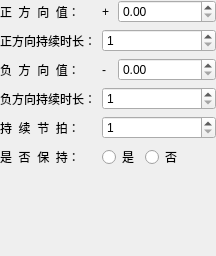
         <widget class="QWidget" name="page_squareWave">
          <layout class="QGridLayout" name="gridLayout_23">
           <property name="leftMargin">
            <number>0</number>
           </property>
           <property name="topMargin">
            <number>0</number>
           </property>
           <property name="rightMargin">
            <number>0</number>
           </property>
           <property name="bottomMargin">
            <number>0</number>
           </property>
           <item row="0" column="0">
            <layout class="QGridLayout" name="gridLayout_24">
             <item row="0" column="2" colspan="4">
              <widget class="QDoubleSpinBox" name="doubleSpinBox_positiveValue">
               <property name="maximum">
                <double>99999.000000000000000</double>
               </property>
              </widget>
             </item>
             <item row="0" column="0">
              <widget class="QLabel" name="label_52">
               <property name="sizePolicy">
                <sizepolicy hsizetype="Maximum" vsizetype="Preferred">
                 <horstretch>0</horstretch>
                 <verstretch>0</verstretch>
                </sizepolicy>
               </property>
               <property name="text">
                <string>正  方  向  值：</string>
               </property>
              </widget>
             </item>
             <item row="1" column="0">
              <widget class="QLabel" name="label_53">
               <property name="text">
                <string>正方向持续时长：</string>
               </property>
              </widget>
             </item>
             <item row="3" column="0">
              <widget class="QLabel" name="label_55">
               <property name="text">
                <string>负方向持续时长：</string>
               </property>
              </widget>
             </item>
             <item row="2" column="0">
              <widget class="QLabel" name="label_54">
               <property name="text">
                <string>负  方  向  值：</string>
               </property>
              </widget>
             </item>
             <item row="4" column="0">
              <widget class="QLabel" name="label_56">
               <property name="text">
                <string>持  续  节  拍：</string>
               </property>
              </widget>
             </item>
             <item row="5" column="5">
              <widget class="QRadioButton" name="radioButton_notKeepSquareWave">
               <property name="sizePolicy">
                <sizepolicy hsizetype="Expanding" vsizetype="Fixed">
                 <horstretch>0</horstretch>
                 <verstretch>0</verstretch>
                </sizepolicy>
               </property>
               <property name="text">
                <string>否</string>
               </property>
              </widget>
             </item>
             <item row="5" column="0">
              <widget class="QLabel" name="label_57">
               <property name="text">
                <string>是  否  保  持：</string>
               </property>
              </widget>
             </item>
             <item row="0" column="1">
              <widget class="QLabel" name="label_2">
               <property name="text">
                <string>+</string>
               </property>
              </widget>
             </item>
             <item row="1" column="1" colspan="5">
              <widget class="QSpinBox" name="spinBox_positiveDuration">
               <property name="minimum">
                <number>1</number>
               </property>
               <property name="maximum">
                <number>99999</number>
               </property>
              </widget>
             </item>
             <item row="2" column="1">
              <widget class="QLabel" name="label">
               <property name="minimumSize">
                <size>
                 <width>10</width>
                 <height>0</height>
                </size>
               </property>
               <property name="maximumSize">
                <size>
                 <width>10</width>
                 <height>16777215</height>
                </size>
               </property>
               <property name="text">
                <string>-</string>
               </property>
              </widget>
             </item>
             <item row="2" column="2" colspan="4">
              <widget class="QDoubleSpinBox" name="doubleSpinBox_negativeValue">
               <property name="maximum">
                <double>99999.000000000000000</double>
               </property>
              </widget>
             </item>
             <item row="3" column="1" colspan="5">
              <widget class="QSpinBox" name="spinBox_negativeDuration">
               <property name="minimum">
                <number>1</number>
               </property>
               <property name="maximum">
                <number>99999</number>
               </property>
              </widget>
             </item>
             <item row="4" column="1" colspan="5">
              <widget class="QSpinBox" name="spinBox_durationSquareWave">
               <property name="minimum">
                <number>1</number>
               </property>
               <property name="maximum">
                <number>99999</number>
               </property>
              </widget>
             </item>
             <item row="5" column="1" colspan="4">
              <widget class="QRadioButton" name="radioButton_keepSquareWave">
               <property name="sizePolicy">
                <sizepolicy hsizetype="Expanding" vsizetype="Fixed">
                 <horstretch>0</horstretch>
                 <verstretch>0</verstretch>
                </sizepolicy>
               </property>
               <property name="text">
                <string>是</string>
               </property>
              </widget>
             </item>
            </layout>
           </item>
           <item row="1" column="0">
            <spacer name="verticalSpacer_23">
             <property name="orientation">
              <enum>Qt::Vertical</enum>
             </property>
             <property name="sizeHint" stdset="0">
              <size>
               <width>20</width>
               <height>87</height>
              </size>
             </property>
            </spacer>
           </item>
          </layout>
         </widget>
